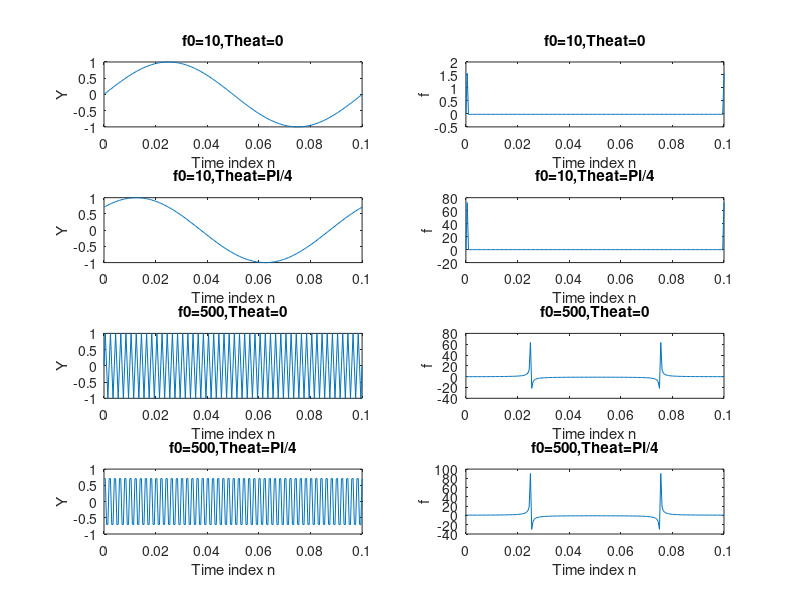

The MATLAB source for this figure:
clc;clear;

Num=0.1;
Pi=3.1415;
m=0:0.0005:0.1;
Theat=[0 Pi/4];
f0=[10 500];

X1=2*Pi*f0(1)*m+Theat(1);
X2=2*Pi*f0(1)*m+Theat(2);
X3=2*Pi*f0(2)*m+Theat(1);
X4=2*Pi*f0(2)*m+Theat(2);

s1=sin(X1);
s2=sin(X2);
s3=sin(X3);
s4=sin(X4);

Y1=fft(s1);
Y2=fft(s2);
Y3=fft(s3);
Y4=fft(s4);

subplot(4,2,1);
plot(m,s1);
xlabel('Time index n');ylabel('Y'); title('f0=10,Theat=0');
subplot(4,2,2);
plot(m,Y1);
xlabel('Time index n');ylabel('f'); title('f0=10,Theat=0');
subplot(4,2,3);
plot(m,s2);
xlabel('Time index n');ylabel('Y'); title('f0=10,Theat=Pi/4');
subplot(4,2,4);
plot(m,Y2);
xlabel('Time index n');ylabel('f'); title('f0=10,Theat=Pi/4');
subplot(4,2,5);
plot(m,s3);
xlabel('Time index n');ylabel('Y'); title('f0=500,Theat=0');
subplot(4,2,6);
plot(m,Y3);
xlabel('Time index n');ylabel('f'); title('f0=500,Theat=0');
subplot(4,2,7);
plot(m,s4);
xlabel('Time index n');ylabel('Y'); title('f0=500,Theat=Pi/4');
subplot(4,2,8);
plot(m,Y4);
xlabel('Time index n');ylabel('f'); title('f0=500,Theat=Pi/4');
